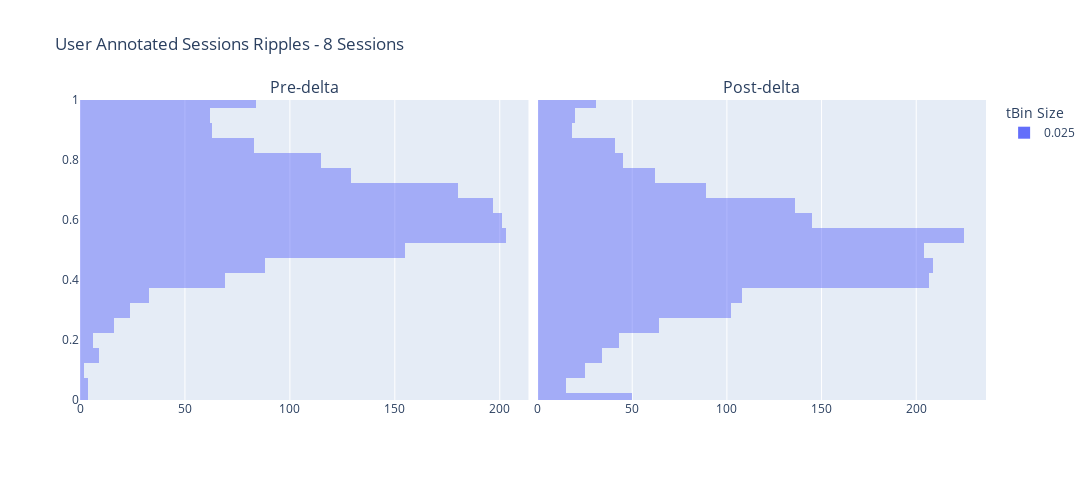

Notebook code for this chart:
### Code cell
ripple_title_prefix = "User Annotated Sessions Ripples"

# concatenated_ripple_df = deepcopy(user_approved_ripple_df)
# ripple_title_prefix = "User Selected Ripples Only"

# concatenated_ripple_df = deepcopy(user_rejected_ripple_df)
# ripple_title_prefix = "User Rejected Ripples Only"

# concatenated_ripple_df = deepcopy(df)


# Create a bubble chart for ripples
enabled_time_bin_sizes = None
ripple_num_unique_sessions: int = concatenated_ripple_df.session_name.nunique(dropna=True) # number of unique sessions, ignoring the NA entries
ripple_num_unique_time_bins: int = concatenated_ripple_df.time_bin_size.nunique(dropna=True)
ripple_title_string_suffix: str = f'{ripple_num_unique_sessions} Sessions'
ripple_title: str = f"{ripple_title_prefix} - {ripple_title_string_suffix}"
fig_ripples, figure_ripples_context = _helper_build_figure(data_results_df=concatenated_ripple_df, histogram_bins=25, earliest_delta_aligned_t_start=earliest_delta_aligned_t_start, latest_delta_aligned_t_end=latest_delta_aligned_t_end, enabled_time_bin_sizes=enabled_time_bin_sizes, main_plot_mode='default', title=ripple_title, is_dark_mode=is_dark_mode)
figure_ripples_context = figure_ripples_context.adding_context_if_missing(num_sessions=num_sessions, plot_type='hist', comparison='pre-post-delta')
fig_ripples = fig_ripples.update_layout(fig_size_kwargs)
fig_ripples.show()
# fig_to_clipboard(fig_ripples)
figure_out_paths = save_plotly(a_fig=fig_ripples, a_fig_context=figure_ripples_context)

### Figure 1 — Plotly figure (JSON) as saved in the notebook; plotly's stock layout.template omitted (floating-point values rounded to 4 significant figures; data arrays with more than 128 entries replaced by an {"elided": "..."} marker saying what was removed)
{"data": [{"alignmentgroup": "True", "bingroup": "y", "hovertemplate": "time_bin_size=0.025<br>count=%{x}<br>P_Long=%{y}<extra></extra>", "legendgroup": "0.025", "marker": {"color": "#636efa", "opacity": 0.5, "pattern": {"shape": ""}}, "name": "0.025", "nbinsy": 25, "offsetgroup": "0.025", "orientation": "h", "showlegend": true, "type": "histogram", "xaxis": "x", "y": {"elided": "1733 float values"}, "yaxis": "y"}, {"alignmentgroup": "True", "bingroup": "y", "hovertemplate": "time_bin_size=0.025<br>count=%{x}<br>P_Long=%{y}<extra></extra>", "legendgroup": "0.025", "marker": {"color": "#636efa", "opacity": 0.5, "pattern": {"shape": ""}}, "name": "0.025", "nbinsy": 25, "offsetgroup": "0.025", "orientation": "h", "showlegend": false, "type": "histogram", "xaxis": "x2", "y": {"elided": "1873 float values"}, "yaxis": "y2"}], "layout": {"annotations": [{"font": {"size": 16}, "showarrow": false, "text": "Pre-delta", "x": 0.2475, "xanchor": "center", "xref": "paper", "y": 1, "yanchor": "bottom", "yref": "paper"}, {"font": {"size": 16}, "showarrow": false, "text": "Post-delta", "x": 0.7525, "xanchor": "center", "xref": "paper", "y": 1, "yanchor": "bottom", "yref": "paper"}], "barmode": "overlay", "height": 480, "legend": {"title": {"text": "tBin Size"}}, "title": {"text": "User Annotated Sessions Ripples - 8 Sessions"}, "width": 1650, "xaxis": {"anchor": "y", "domain": [0, 0.495]}, "xaxis2": {"anchor": "y2", "domain": [0.505, 1]}, "yaxis": {"anchor": "x", "domain": [0, 1], "range": [0, 1]}, "yaxis2": {"anchor": "x2", "domain": [0, 1], "matches": "y", "range": [0, 1], "showticklabels": false}}}
